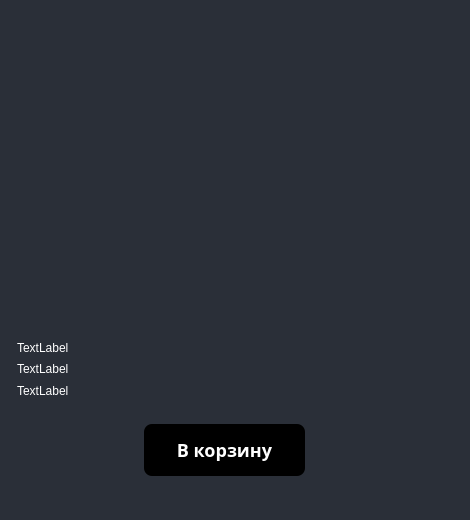
<?xml version="1.0" encoding="UTF-8"?>
<ui version="4.0">
 <class>elementProduct</class>
 <widget class="QWidget" name="elementProduct">
  <property name="geometry">
   <rect>
    <x>0</x>
    <y>0</y>
    <width>470</width>
    <height>520</height>
   </rect>
  </property>
  <property name="sizePolicy">
   <sizepolicy hsizetype="Fixed" vsizetype="Maximum">
    <horstretch>0</horstretch>
    <verstretch>0</verstretch>
   </sizepolicy>
  </property>
  <property name="minimumSize">
   <size>
    <width>450</width>
    <height>500</height>
   </size>
  </property>
  <property name="maximumSize">
   <size>
    <width>470</width>
    <height>520</height>
   </size>
  </property>
  <property name="windowTitle">
   <string>Form</string>
  </property>
  <property name="styleSheet">
   <string notr="true">* {
	color: #fff;
	background-color: #2a2f38;
}

QLineEdit {
	background-color: #16191d;
	padding: 5px 10px;
	border-top-left-radius: 10px;
	border-bottom-left-radius: 10px;
	border-top-right-radius: 10px;
	border-bottom-right-radius: 10px;
}

QTextEdit {
	font-size: 10px;
}</string>
  </property>
  <layout class="QVBoxLayout" name="verticalLayout_2">
   <property name="leftMargin">
    <number>0</number>
   </property>
   <property name="topMargin">
    <number>0</number>
   </property>
   <property name="rightMargin">
    <number>20</number>
   </property>
   <property name="bottomMargin">
    <number>20</number>
   </property>
   <item>
    <widget class="QGroupBox" name="groupBox">
     <property name="minimumSize">
      <size>
       <width>0</width>
       <height>0</height>
      </size>
     </property>
     <property name="maximumSize">
      <size>
       <width>450</width>
       <height>500</height>
      </size>
     </property>
     <property name="styleSheet">
      <string notr="true">border: none</string>
     </property>
     <property name="title">
      <string/>
     </property>
     <layout class="QHBoxLayout" name="horizontalLayout">
      <property name="spacing">
       <number>0</number>
      </property>
      <property name="leftMargin">
       <number>0</number>
      </property>
      <property name="topMargin">
       <number>0</number>
      </property>
      <property name="rightMargin">
       <number>0</number>
      </property>
      <property name="bottomMargin">
       <number>0</number>
      </property>
      <item>
       <widget class="QFrame" name="frame_2">
        <property name="maximumSize">
         <size>
          <width>16777215</width>
          <height>16777215</height>
         </size>
        </property>
        <property name="frameShape">
         <enum>QFrame::StyledPanel</enum>
        </property>
        <property name="frameShadow">
         <enum>QFrame::Raised</enum>
        </property>
        <layout class="QVBoxLayout" name="verticalLayout">
         <property name="leftMargin">
          <number>0</number>
         </property>
         <property name="topMargin">
          <number>0</number>
         </property>
         <property name="rightMargin">
          <number>0</number>
         </property>
         <property name="bottomMargin">
          <number>0</number>
         </property>
         <item>
          <widget class="QFrame" name="frame_3">
           <property name="maximumSize">
            <size>
             <width>450</width>
             <height>500</height>
            </size>
           </property>
           <property name="frameShape">
            <enum>QFrame::StyledPanel</enum>
           </property>
           <property name="frameShadow">
            <enum>QFrame::Raised</enum>
           </property>
           <layout class="QVBoxLayout" name="verticalLayout_4">
            <property name="leftMargin">
             <number>0</number>
            </property>
            <property name="topMargin">
             <number>0</number>
            </property>
            <property name="rightMargin">
             <number>0</number>
            </property>
            <property name="bottomMargin">
             <number>10</number>
            </property>
            <item>
             <widget class="QLabel" name="imageArea">
              <property name="minimumSize">
               <size>
                <width>450</width>
                <height>300</height>
               </size>
              </property>
              <property name="maximumSize">
               <size>
                <width>450</width>
                <height>300</height>
               </size>
              </property>
              <property name="text">
               <string/>
              </property>
             </widget>
            </item>
           </layout>
          </widget>
         </item>
         <item>
          <widget class="QFrame" name="frame">
           <property name="frameShape">
            <enum>QFrame::StyledPanel</enum>
           </property>
           <property name="frameShadow">
            <enum>QFrame::Raised</enum>
           </property>
           <layout class="QVBoxLayout" name="verticalLayout_6">
            <item>
             <widget class="QFrame" name="frame_4">
              <property name="maximumSize">
               <size>
                <width>16777215</width>
                <height>250</height>
               </size>
              </property>
              <property name="frameShape">
               <enum>QFrame::StyledPanel</enum>
              </property>
              <property name="frameShadow">
               <enum>QFrame::Raised</enum>
              </property>
              <layout class="QVBoxLayout" name="verticalLayout_5">
               <property name="leftMargin">
                <number>5</number>
               </property>
               <item>
                <widget class="QLabel" name="productName">
                 <property name="text">
                  <string>TextLabel</string>
                 </property>
                </widget>
               </item>
               <item>
                <widget class="QLabel" name="productDescription">
                 <property name="text">
                  <string>TextLabel</string>
                 </property>
                </widget>
               </item>
               <item>
                <widget class="QLabel" name="productCost">
                 <property name="text">
                  <string>TextLabel</string>
                 </property>
                </widget>
               </item>
              </layout>
             </widget>
            </item>
            <item>
             <widget class="QFrame" name="frame_7">
              <property name="styleSheet">
               <string notr="true">/* CSS */
#addToCartBtn {
  align-items: center;
  background-color: initial;
  background-image: linear-gradient(#464d55, #25292e);
  border-radius: 8px;
  border-width: 0;
  box-shadow: 0 10px 20px rgba(0, 0, 0, .1),0 3px 6px rgba(0, 0, 0, .05);
  box-sizing: border-box;
  color: #fff;
  cursor: pointer;
  display: inline-flex;
  flex-direction: column;
  font-family: expo-brand-demi,system-ui,-apple-system,BlinkMacSystemFont,&quot;Segoe UI&quot;,Roboto,&quot;Helvetica Neue&quot;,Arial,&quot;Noto Sans&quot;,sans-serif,&quot;Apple Color Emoji&quot;,&quot;Segoe UI Emoji&quot;,&quot;Segoe UI Symbol&quot;,&quot;Noto Color Emoji&quot;;
  font-size: 18px;
  height: 52px;
  justify-content: center;
  line-height: 1;
  margin: 0;
  outline: none;
  overflow: hidden;
  padding: 0 32px;
  text-align: center;
  text-decoration: none;
  transform: translate3d(0, 0, 0);
  transition: all 150ms;
  vertical-align: baseline;
  white-space: nowrap;
  user-select: none;
  -webkit-user-select: none;
  touch-action: manipulation;
}

#addToCartBtn:hover {
  box-shadow: rgba(0, 1, 0, .2) 0 2px 8px;
  opacity: .85;
}

#addToCartBtn:active {
  outline: 0;
}

#addToCartBtn:focus {
  box-shadow: rgba(0, 0, 0, .5) 0 0 0 3px;
}</string>
              </property>
              <property name="frameShape">
               <enum>QFrame::StyledPanel</enum>
              </property>
              <property name="frameShadow">
               <enum>QFrame::Raised</enum>
              </property>
              <layout class="QHBoxLayout" name="horizontalLayout_2">
               <item alignment="Qt::AlignHCenter">
                <widget class="QPushButton" name="addToCartBtn">
                 <property name="font">
                  <font>
                   <family>expo-brand-demi</family>
                   <pointsize>-1</pointsize>
                   <weight>75</weight>
                   <bold>true</bold>
                   <underline>false</underline>
                   <strikeout>false</strikeout>
                  </font>
                 </property>
                 <property name="cursor">
                  <cursorShape>PointingHandCursor</cursorShape>
                 </property>
                 <property name="styleSheet">
                  <string notr="true"/>
                 </property>
                 <property name="text">
                  <string>В корзину</string>
                 </property>
                 <property name="iconSize">
                  <size>
                   <width>24</width>
                   <height>24</height>
                  </size>
                 </property>
                </widget>
               </item>
              </layout>
             </widget>
            </item>
           </layout>
          </widget>
         </item>
        </layout>
       </widget>
      </item>
     </layout>
    </widget>
   </item>
  </layout>
 </widget>
 <resources>
  <include location="../resources.qrc"/>
 </resources>
 <connections/>
</ui>
